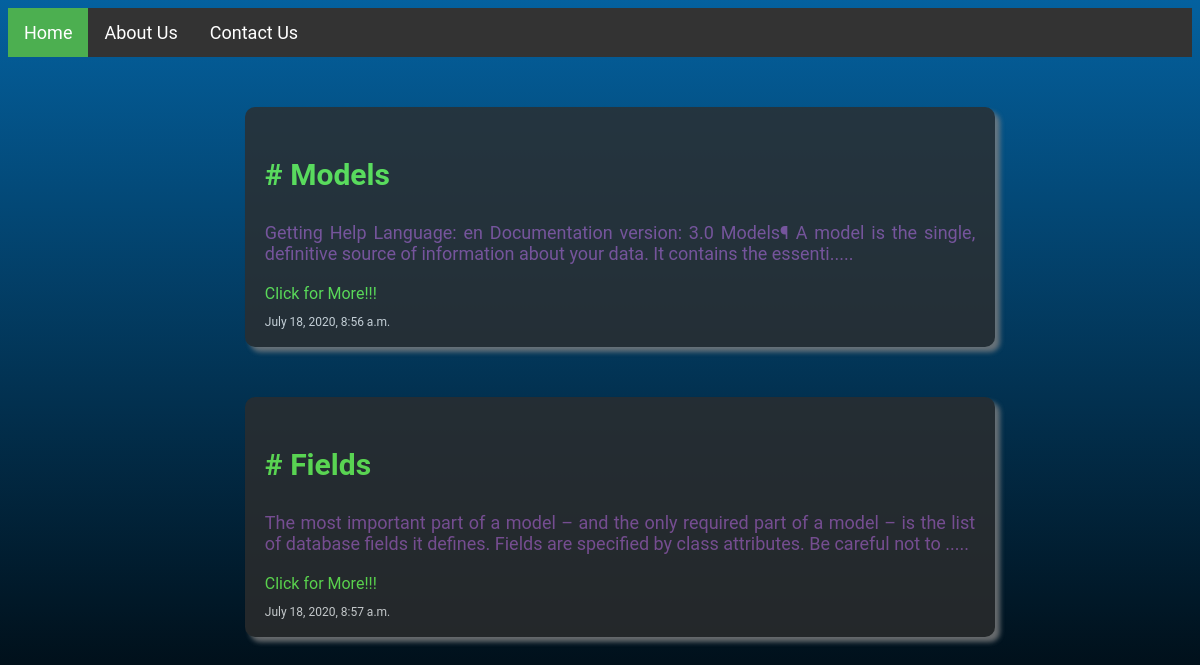
The page / on the database its author committed.
### blog/models.py (models this page shows)
class BlogTable(models.Model):
    blog_title = models.CharField(max_length=150)
    blog_data = models.TextField()
    created_at = models.DateTimeField()
    updated_at = models.DateTimeField(blank=True, null=True)
    author = models.ForeignKey(Author, on_delete=models.CASCADE)

### blog/views.py (the view)
# urls.py: path('', views.index, name="home"),
def index(request):
    blog_obj = BlogTable.objects.all()
    return render(request, "blog/index.html", {'data':blog_obj})

### blog/template/blog/index.html (shortened to what this page needs)
{% extends "blog/base.html" %}
{% block main_content %}
    {% for i in data %}
    <div class="card">
        <h3 class="card-title"># {{ i.blog_title }}</h3>
            <p class="card-detail">{{ i.blog_data|slice:":180" }}.....</p>
            <a href="{% url 'blog:detail' i.id%}" class="readmore">Click for More!!!</a>
            <p class="createdat">{{i.created_at}}</p>
    </div>
    {% endfor %}
{% endblock %}

### blog/template/blog/base.html (shortened to what this page needs)
<!DOCTYPE html>
<html lang="en">
<head>
</head>
<body>
<ul>
  <li><a class="active" href="{% url 'home'%}">Home</a></li>
  <li><a href="">About Us</a></li>
  <li><a href="">Contact Us</a></li>
</ul>
{% block main_content %}
{% endblock %}

### blog/template/blog/base.html (style rules this page uses)
body { background-image: linear-gradient(to bottom, #04619F , #000000); background-size: cover; background-position: center; background-repeat: no-repeat; background-attachment: fixed; height: 650px; position: relative; color: whitesmoke; font-family: "Roboto", sans-serif; font-size: 18px; }
.card { background-color:#2d2e2d ; opacity: .8; border-radius: 10px; width: 60%; margin-left: 20%; height: 200px; overflow: hidden; padding: 20px; margin-top: 50px; box-shadow: 5px 5px 5px grey ; }
.card-title { color: #70ff57; font-size: 30px; }
.card-detail { color: #9359a8; text-align: justify; }
.readmore { font-size:16px; color:#70ff57; text-decoration: none; }
.createdat { font-size:12px }
ul { list-style-type: none; margin: 0; padding: 0; overflow: hidden; background-color: #333; }
li { float: left; }
.active { background-color: #4CAF50; }
li a { display: block; color: white; text-align: center; padding: 14px 16px; text-decoration: none; }

### rows shown on the page
BlogTable: blog_title "Models", blog_data "Getting Help Language: en Documentation version: 3.0 Models¶ A model is the single, definitive source of information about your data. It contains the essenti", created_at "July 18, 2020, 8:56 a.m."
BlogTable: blog_title "Fields", blog_data "The most important part of a model – and the only required part of a model – is the list of database fields it defines. Fields are specified by class attributes. Be careful not to", created_at "July 18, 2020, 8:57 a.m."
